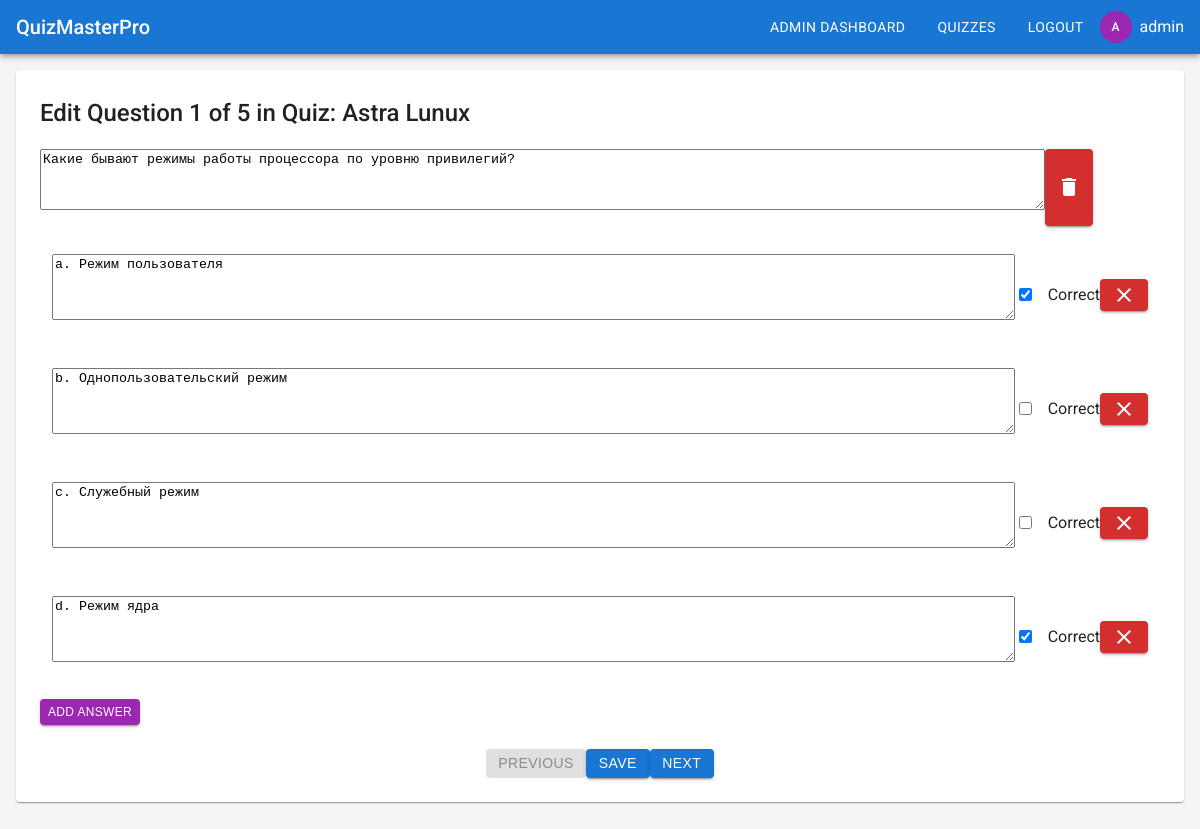
Page /admin/edit/3/question/1 (signed in) on the earlier database version.
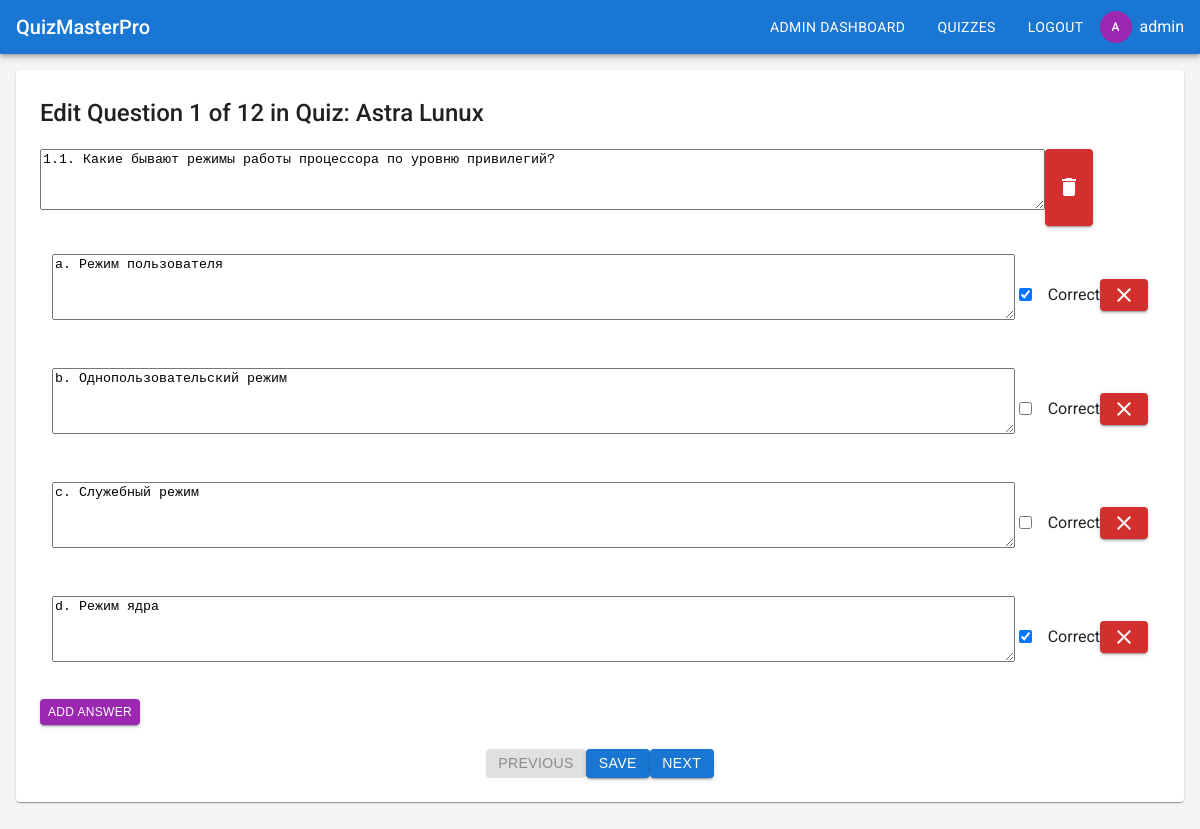
Same page on the later database version.
### app/models.py (models this page shows, shortened)
class Question(db.Model):
    id = db.Column(db.Integer, primary_key=True)
    quiz_id = db.Column(db.Integer, db.ForeignKey('quiz.id'))
    text = db.Column(db.Text, nullable=False)
    order = db.Column(db.Integer)
    answers = db.relationship('Answer', backref='question', lazy='dynamic', cascade='all, delete-orphan')

### app/routes/admin_routes.py (the view, shortened to what this page needs)
@admin_bp.route('/admin/edit/<int:quiz_id>/question/<int:question_order>', methods=['GET', 'POST'])
@admin_required
def edit_question(quiz_id, question_order):
    quiz = Quiz.query.get_or_404(quiz_id)
    questions = Question.query.filter_by(quiz_id=quiz_id).order_by(Question.order).all()
    total = len(questions)
    if question_order < 1 or question_order > total + 1:
        flash('Invalid question order', 'error')
        return redirect(url_for('admin.edit_quiz', quiz_id=quiz_id))
    if question_order == total + 1:
        question = Question(quiz_id=quiz_id, text='', order=question_order)
        db.session.add(question)
        db.session.commit()
        answers = []
        logger.info(f'New question {question_order} added to quiz {quiz_id} by {current_user.username}')
    else:
        question = questions[question_order - 1]
        answers = Answer.query.filter_by(question_id=question.id).order_by(Answer.order).all()
    question_data = {
        'text': question.text,
        'answers': [{'id': a.id, 'text': a.text, 'is_correct': a.is_correct} for a in answers]
    }
    return render_template('admin/edit_question.html', quiz=quiz, question_data=question_data, question_order=question_order, total_questions=total + (1 if question_order > total else 0))

### app/__init__.py (called while the page is built)
def create_app():
    app = Flask(__name__)
    app.config.from_object(Config)
    db.init_app(app)
    login_manager.init_app(app)
    login_manager.login_view = 'auth.login'
    from app.routes.main import main_bp
    from app.routes.auth_routes import auth_bp
    from app.routes.quiz_routes import quiz_bp
    from app.routes.admin_routes import admin_bp
    app.register_blueprint(main_bp)
    app.register_blueprint(auth_bp, url_prefix='/auth')
    app.register_blueprint(quiz_bp, url_prefix='/quizzes')
    app.register_blueprint(admin_bp)
    @login_manager.user_loader
    def load_user(user_id):
        from app.models import User
        return User.query.get(int(user_id))
    return app

### app/routes/admin_routes.py (called while the page is built)
def admin_required(f):
    @wraps(f)
    def decorated_function(*args, **kwargs):
        if not current_user.is_authenticated or not current_user.is_admin:
            logger.warning(f'Unauthorized access attempt by {current_user.username if current_user.is_authenticated else "anonymous"} to admin route')
            flash('Access denied. Admin privileges required.', 'error')
            return redirect(url_for('auth.login'))
        return f(*args, **kwargs)
    return decorated_function

### app/templates/admin/edit_question.html (shortened to what this page needs)
{% extends "base.html" %}
{% block content %}
<div class="card">
    <div class="card-content">
        <h2>Edit Question {{ question_order }} of {{ total_questions }} in Quiz: {{ quiz.title }}</h2>
        <div class="question-card">
            <div class="card-content">
                <div class="flex">
                    <textarea class="form-control question-textarea" placeholder="Question text" style="width: 999px; height: 55px;" required>{{ question_data.text }}</textarea>
                    <button type="button" class="btn btn-error btn-sm ml-2" onclick="if(confirm('Delete this question?')) { /* логика удаления */ }"><i class="material-icons">delete</i></button>
                </div>
                <div class="answers-container mt-2"></div>
                <button type="button" class="btn btn-secondary btn-sm" onclick="addAnswerElement(document.querySelector('.answers-container'))">Add Answer</button>
            </div>
        </div>
        <div class="flex flex-center mt-3">
            <button id="prevQuestionBtn" class="btn btn-secondary mr-2" {% if question_order == 1 %}disabled{% endif %} onclick="saveAndNavigate('prev')">Previous</button>
            <button id="saveQuestionBtn" class="btn btn-primary mr-2" onclick="saveAndNavigate('save')">Save</button>
            <button id="nextQuestionBtn" class="btn btn-primary" {% if question_order == total_questions %}disabled{% endif %} onclick="saveAndNavigate('next')">Next</button>
        </div>
    </div>
</div>
{% endblock %}

Differences in the rows shown:
changed Question: text "Какие бывают режимы работы процессора по уровню привилегий?" → "1.1. Какие бывают режимы работы процессора по уровню привилегий?"
Other differences:
{{ total_questions }}: "5" → "12"
